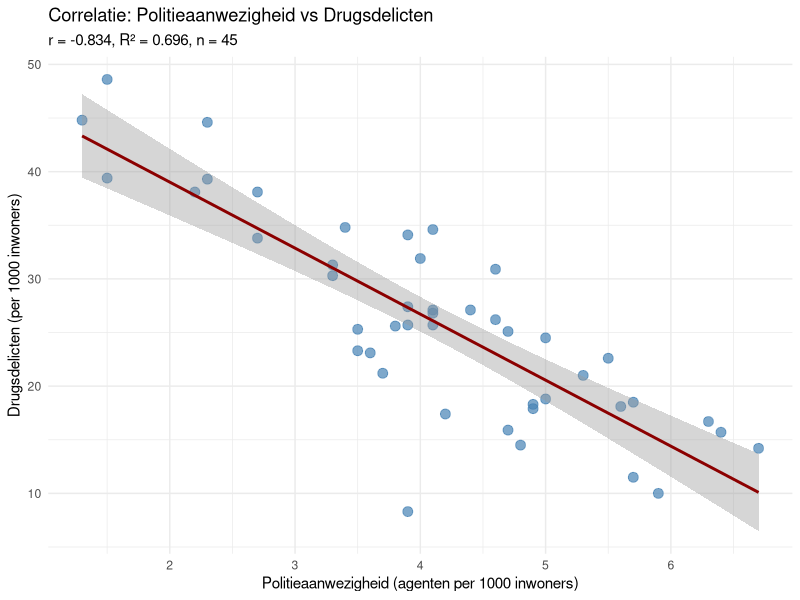
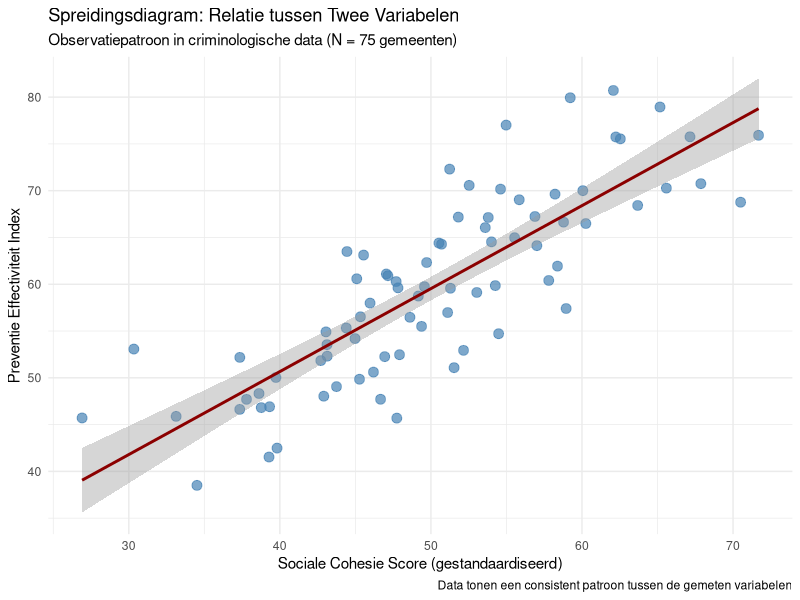
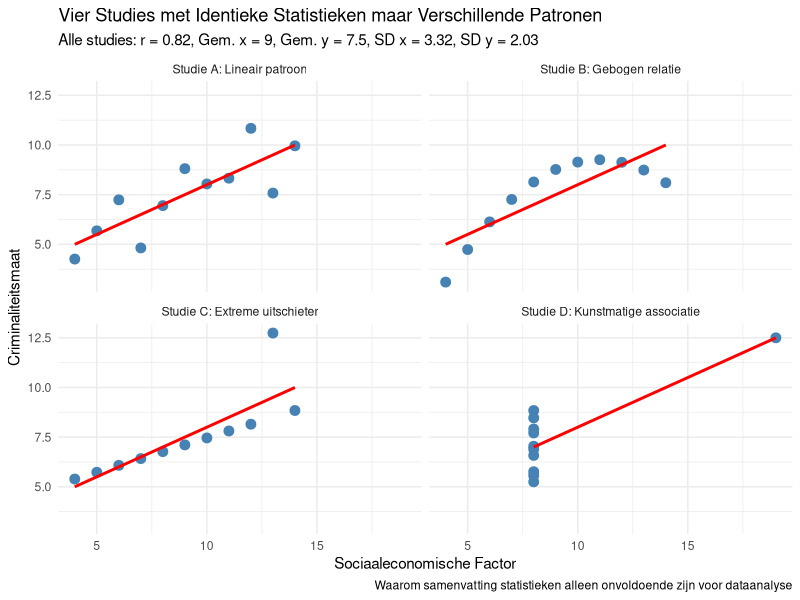
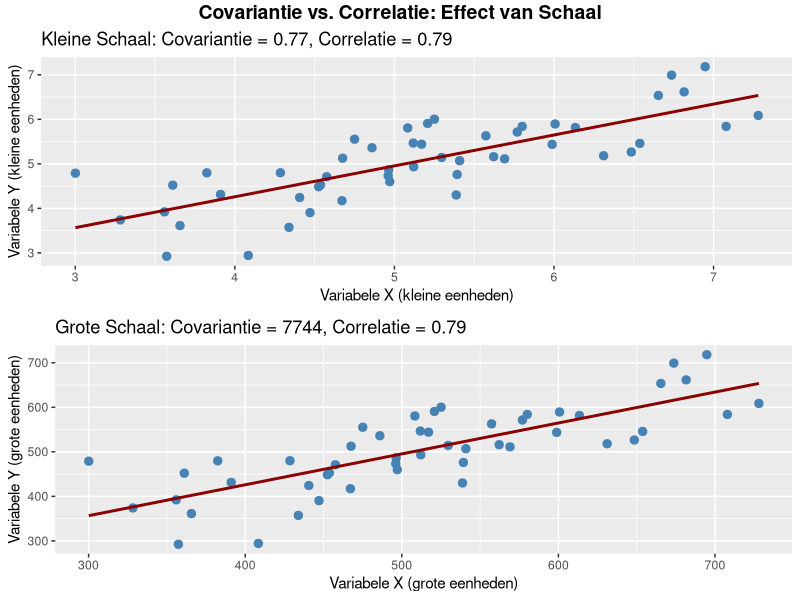
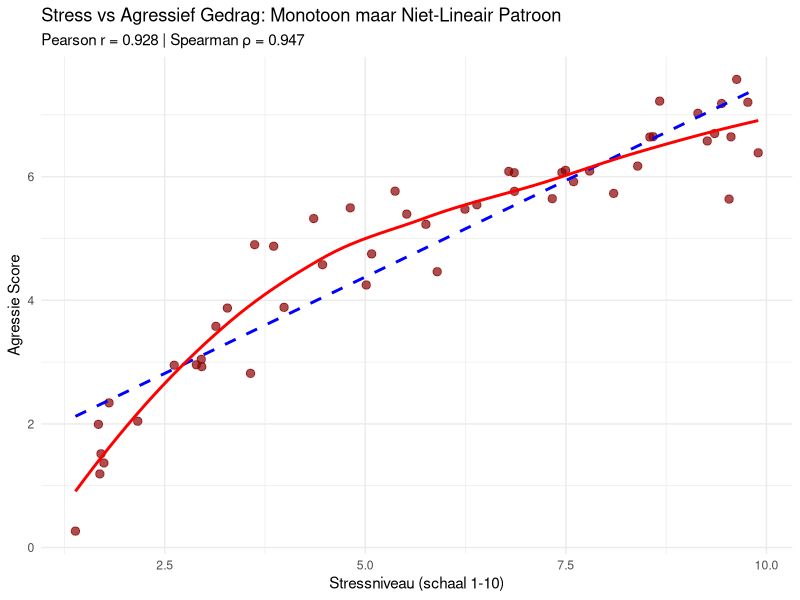
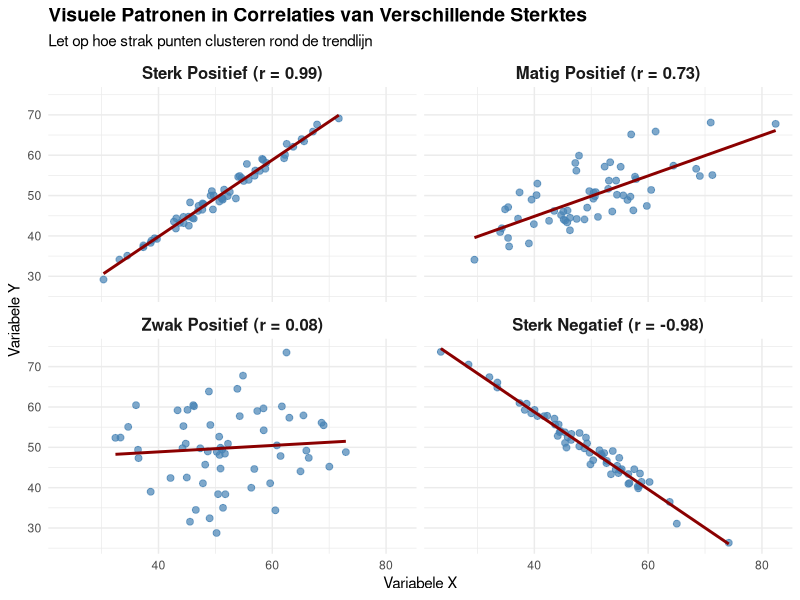
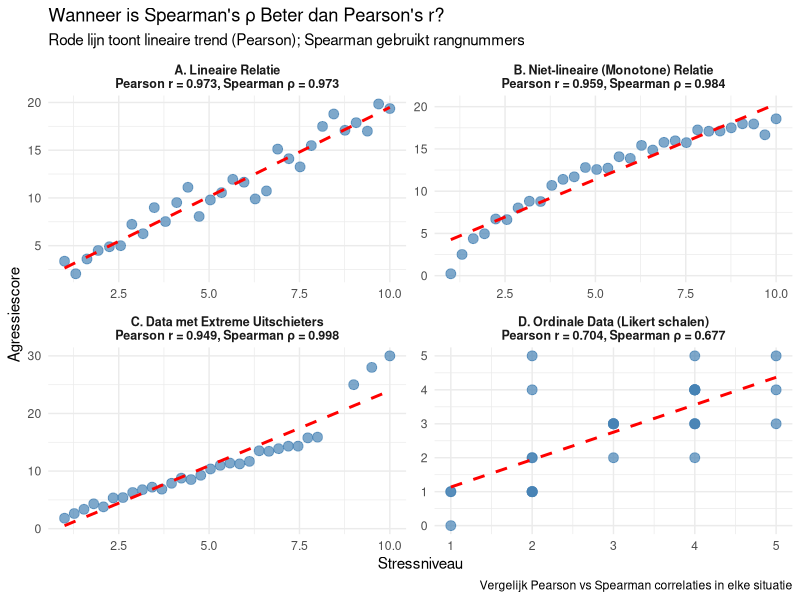
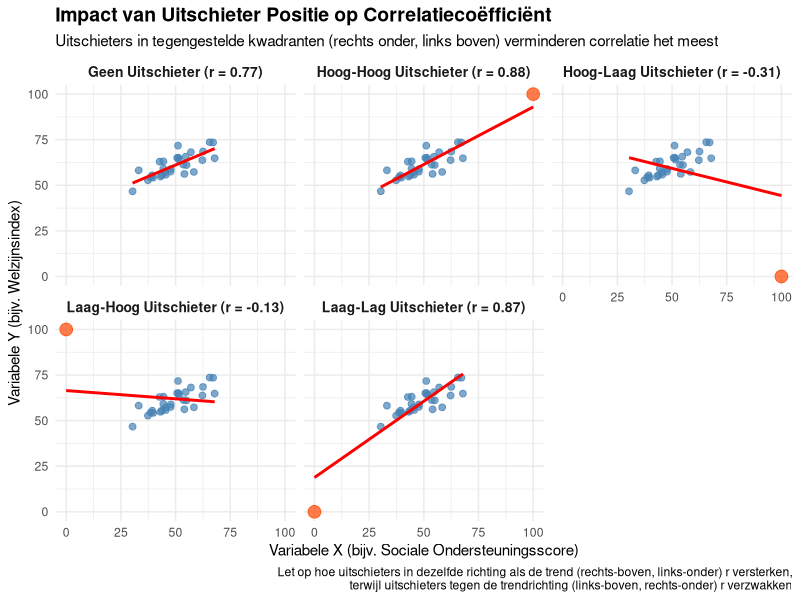

The R source for these figures, in order:
## ---- chunk 1
knitr::opts_chunk$set(echo = FALSE, message = FALSE, warning = FALSE, fig.show = 'asis', results = 'hide', dev = 'png', dpi = 300)
library(knitr)
library(kableExtra)
library(ggplot2)
library(dplyr)
library(flextable)
library(gridExtra)
library(svglite)     # for SVG output
options(knitr.kable.NA = '')

# Set Dutch locale for R outputs (if available)
Sys.setlocale("LC_TIME", "Dutch")
Sys.setlocale("LC_NUMERIC", "Dutch")

# Function to save plots to Dodona directories and images folder
save_dodona_image <- function(plot_obj, question_number, filename = NULL, width = 6, height = 4) {
  if (is.null(filename)) {
    filename_base <- paste0("correlation_plot_", question_number)
  } else {
    filename_base <- tools::file_path_sans_ext(filename)
  }
  
  # Define the path to the appropriate Dodona directory
  question_dirs <- c(
    "3" = "3.3 Correlatie - Belangrijkste maatregelen",
    "8" = "3.8 Correlatie - Interpreteer correlatie", 
    "9" = "3.9 Correlatie - Wat correlatie vertelt",
    "11" = "3.11 Correlatie - Visualisatie belang",
    "12" = "3.12 Correlatie - Covariantie verschillen",
    "14" = "3.14 Correlatie - Pearson vs Spearman",
    "15" = "3.15 Correlatie - Richting en kracht",
    "18" = "3.18 Correlatie - Wanneer welke correlatie",
    "19" = "3.19 Correlatie - Impact uitschieters",
    "21" = "3.21 Correlatie - Correlatie interpretatie",
    "23" = "3.23 Correlatie - Correlatie aannames"
  )
  
  # Save to separate images folder (for backup/reference)
  images_dir <- "images"
  dir.create(images_dir, showWarnings = FALSE)
  
  # Save PNG to images folder
  png_path <- file.path(images_dir, paste0(filename_base, ".png"))
  ggsave(
    filename = png_path,
    plot = plot_obj,
    width = width, height = height, units = "in",
    dpi = 300,
    bg = "white",
    device = "png"
  )
  cat("Saved PNG to images folder:", png_path, "\n")
  
  # Save SVG to Dodona directory (for exercises)
  if (as.character(question_number) %in% names(question_dirs)) {
    dir_name <- question_dirs[as.character(question_number)]
    media_dir <- file.path(dir_name, "description", "media")
    dir.create(media_dir, recursive = TRUE, showWarnings = FALSE)
    
    svg_path <- file.path(media_dir, paste0(filename_base, ".svg"))
    ggsave(
      filename = svg_path,
      plot = plot_obj,
      width = width, height = height, units = "in",
      bg = "white",
      device = svglite::svglite
    )
    cat("Saved SVG for Dodona:", svg_path, "\n")
  }
}

# Function to translate common R statistical terms to Dutch
translate_stats <- function(english_term) {
  translations <- c(
    "Mean" = "Gemiddelde",
    "Standard Deviation" = "Standaardafwijking", 
    "Variance" = "Variantie",
    "Correlation" = "Correlatie",
    "p-value" = "p-waarde",
    "Significant" = "Significant",
    "Not significant" = "Niet significant",
    "Sample size" = "Steekproefomvang"
  )
  return(translations[english_term])
}
## ---- chunk 2
# Maak realistische criminologische data met slechts 2 variabelen
set.seed(42)
n <- 45  # Nederlandse gemeenten

# Genereer gecorreleerde criminaliteitsdata
politie <- round(rnorm(n, mean=4.2, sd=1.1), 1)
drugs <- round(25 + rnorm(n, sd=6) - 2.5*scale(politie)[,1]*3, 1)

# Maak dataframe
crime_data <- data.frame(
  "Politieaanwezigheid" = politie,
  "Drugsdelicten" = drugs
)

# DESCRIPTIVE STATISTICS
cat("=== DESCRIPTIVE STATISTICS ===\n\n")

cat("Politieaanwezigheid (agenten per 1000 inwoners):\n")
cat(paste("  Mean (M):", round(mean(crime_data$Politieaanwezigheid), 2), "\n"))
cat(paste("  Standard Deviation (SD):", round(sd(crime_data$Politieaanwezigheid), 2), "\n"))
cat(paste("  Variance:", round(var(crime_data$Politieaanwezigheid), 2), "\n\n"))

cat("Drugsdelicten (per 1000 inwoners):\n")
cat(paste("  Mean (M):", round(mean(crime_data$Drugsdelicten), 2), "\n"))
cat(paste("  Standard Deviation (SD):", round(sd(crime_data$Drugsdelicten), 2), "\n"))
cat(paste("  Variance:", round(var(crime_data$Drugsdelicten), 2), "\n\n"))

# CORRELATION ANALYSIS
cat("=== CORRELATION ANALYSIS ===\n\n")

# Bereken correlatie
r_value <- round(cor(crime_data$Politieaanwezigheid, crime_data$Drugsdelicten), 3)
r_squared <- round(r_value^2, 3)

# Voer significantietest uit
test_result <- cor.test(crime_data$Politieaanwezigheid, crime_data$Drugsdelicten)
p_value <- round(test_result$p.value, 4)

cat(paste("Correlation coefficient (r):", r_value, "\n"))
cat(paste("Coefficient of determination (R²):", r_squared, "\n"))
cat(paste("Explained variance:", round(r_squared * 100, 1), "%\n"))
cat(paste("Sample size (n):", n, "\n"))
cat(paste("p-value:", p_value, "\n"))

if(p_value < 0.001) {
  cat("Significance: p < .001 ***\n")
} else if(p_value < 0.01) {
  cat("Significance: p < .01 **\n")
} else if(p_value < 0.05) {
  cat("Significance: p < .05 *\n")
} else {
  cat("Significance: not significant (p > .05)\n")
}

# Create visualization for Q3.3
# Build subtitle with UTF-8 superscript 2 (works in PNG/SVG/JPEG)
sub_txt <- sprintf("r = %.3f, R\u00B2 = %.3f, n = %d", r_value, r_squared, n)

p_q3 <- ggplot(crime_data, aes(x = Politieaanwezigheid, y = Drugsdelicten)) +
  geom_point(color = "steelblue", size = 3, alpha = 0.7) +
  geom_smooth(method = "lm", formula = y ~ x, se = TRUE, color = "darkred") +
  labs(
    title = "Correlatie: Politieaanwezigheid vs Drugsdelicten",
    subtitle = sub_txt,
    x = "Politieaanwezigheid (agenten per 1000 inwoners)",
    y = "Drugsdelicten (per 1000 inwoners)"
  ) +
  theme_minimal(base_size = 11) +
  theme(
    panel.background = element_rect(fill = "white", colour = NA),
    plot.background  = element_rect(fill = "white", colour = NA)
  )

# Display and save the plot
print(p_q3)

# Save to Dodona directory as SVG
save_dodona_image(p_q3, 3, width = 6, height = 4)
## ---- chunk 3
# Genereer voorbeeldgegevens voor positieve correlatie van 0,75
set.seed(123)
n <- 80
x <- rnorm(n, 50, 10)
y <- 0.75 * scale(x)[,1] * 10 + rnorm(n, 60, 6)

# Maak data frame
pos_cor_data <- data.frame(
  Variable_X = x,
  Variable_Y = y
)

# Bereken correlatie en R-kwadraat
r_value <- round(cor(x, y), 2)
r_squared <- round(r_value^2 * 100, 1)

# Maak visualisatie
p_q8 <- ggplot(pos_cor_data, aes(x = Variable_X, y = Variable_Y)) +
  geom_point(color = "steelblue", size = 3, alpha = 0.7) +
  geom_smooth(method = "lm", formula = y ~ x, se = TRUE, color = "darkred") +
  labs(
    title = "Spreidingsdiagram: Relatie tussen Twee Variabelen",
    subtitle = "Observatiepatroon in criminologische data (N = 75 gemeenten)",
    x = "Sociale Cohesie Score (gestandaardiseerd)",
    y = "Preventie Effectiviteit Index",
    caption = "Data tonen een consistent patroon tussen de gemeten variabelen"
  ) +
  theme_minimal(base_size = 11) +
  theme(
    panel.background = element_rect(fill = "white", colour = NA),
    plot.background  = element_rect(fill = "white", colour = NA)
  )

# Display the plot
print(p_q8)

# Save to Dodona directory
save_dodona_image(p_q8, 8)
## ---- chunk 4
library(tidyr)
library(dplyr)

# Recreate identical statistics with different patterns
data_x1 <- c(10, 8, 13, 9, 11, 14, 6, 4, 12, 7, 5)
data_y1 <- c(8.04, 6.95, 7.58, 8.81, 8.33, 9.96, 7.24, 4.26, 10.84, 4.82, 5.68)
data_x2 <- c(10, 8, 13, 9, 11, 14, 6, 4, 12, 7, 5)
data_y2 <- c(9.14, 8.14, 8.74, 8.77, 9.26, 8.10, 6.13, 3.10, 9.13, 7.26, 4.74)
data_x3 <- c(10, 8, 13, 9, 11, 14, 6, 4, 12, 7, 5)
data_y3 <- c(7.46, 6.77, 12.74, 7.11, 7.81, 8.84, 6.08, 5.39, 8.15, 6.42, 5.73)
data_x4 <- c(8, 8, 8, 8, 8, 8, 8, 19, 8, 8, 8)
data_y4 <- c(6.58, 5.76, 7.71, 8.84, 8.47, 7.04, 5.25, 12.50, 5.56, 7.91, 6.89)

# Calculate statistics (they're identical for all datasets)
corr <- round(cor(data_x1, data_y1), 2)
mean_x <- round(mean(data_x1), 2)
mean_y <- round(mean(data_y1), 2)
sd_x <- round(sd(data_x1), 2)
sd_y <- round(sd(data_y1), 2)

# Combine the data
data_df <- data.frame(
  x1 = data_x1, y1 = data_y1,
  x2 = data_x2, y2 = data_y2,
  x3 = data_x3, y3 = data_y3,
  x4 = data_x4, y4 = data_y4
)

# Transform to long format for easier plotting
data_long <- data_df %>%
  mutate(id = row_number()) %>%
  gather(key, value, -id) %>%
  separate(key, c("axis", "dataset"), sep = 1) %>%
  spread(axis, value) %>%
  select(dataset, id, x, y)

# Create descriptive names for the datasets
dataset_names <- c(
  "1" = "Studie A: Lineair patroon",
  "2" = "Studie B: Gebogen relatie",
  "3" = "Studie C: Extreme uitschieter",
  "4" = "Studie D: Kunstmatige associatie"
)

# Plot the data
p_q11 <- ggplot(data_long, aes(x = x, y = y)) +
  geom_point(size = 3, color = "steelblue") +
  geom_smooth(method = "lm", se = FALSE, color = "red", formula = y ~ x) +
  facet_wrap(~ dataset, ncol = 2, labeller = labeller(dataset = dataset_names)) +
  labs(
    title = "Vier Studies met Identieke Statistieken maar Verschillende Patronen",
    subtitle = paste0("Alle studies: r = ", corr, ", Gem. x = ", mean_x, 
                      ", Gem. y = ", mean_y, ", SD x = ", sd_x, ", SD y = ", sd_y),
    caption = "Waarom samenvatting statistieken alleen onvoldoende zijn voor dataanalyse",
    x = "Sociaaleconomische Factor",
    y = "Criminaliteitsmaat"
  ) +
  theme_minimal(base_size = 11) +
  theme(
    panel.background = element_rect(fill = "white", colour = NA),
    plot.background  = element_rect(fill = "white", colour = NA)
  )

# Display and save the plot
print(p_q11)

# Save to Dodona directory with larger dimensions for 4-panel plot
save_dodona_image(p_q11, 11, width = 8, height = 6)
## ---- chunk 5
# Genereer twee datasets met dezelfde correlatie maar verschillende schalen
set.seed(456)
n <- 50

# Dataset 1: Kleine schaal variabelen
x1 <- rnorm(n, 5, 1)
y1 <- 0.7 * scale(x1)[,1] * 1 + rnorm(n, 5, 0.6)
cov1 <- round(cov(x1, y1), 2)
cor1 <- round(cor(x1, y1), 2)

# Dataset 2: Grote schaal variabelen
x2 <- x1 * 100  # Zelfde patroon maar 100x schaal
y2 <- y1 * 100  # Zelfde patroon maar 100x schaal
cov2 <- round(cov(x2, y2), 0)
cor2 <- round(cor(x2, y2), 2)

# Maak gecombineerd data frame
kleine_schaal <- data.frame(x = x1, y = y1, dataset = "Kleine Schaal Variabelen")
grote_schaal <- data.frame(x = x2, y = y2, dataset = "Grote Schaal Variabelen (x100)")
alle_data <- rbind(kleine_schaal, grote_schaal)

# Maak vergelijkingstabel
vergelijking <- data.frame(
  Maatstaf = c("Covariantie", "Correlatie"),
  `Kleine_Schaal` = c(paste0(cov1), paste0(cor1)),
  `Grote_Schaal` = c(paste0(cov2), paste0(cor2)),
  Eenheid_Afhankelijkheid = c("Hangt af van eenheden (verandert met schaal)", "Eenheidsvrij (blijft constant)")
)

# Maak visualisatie met twee plots
p1 <- ggplot(kleine_schaal, aes(x = x, y = y)) +
  geom_point(color = "steelblue", size = 2.5) +
  geom_smooth(method = "lm", se = FALSE, color = "darkred", formula = y ~ x) +
  labs(
    title = paste0("Kleine Schaal: Covariantie = ", cov1, ", Correlatie = ", cor1),
    x = "Variabele X (kleine eenheden)",
    y = "Variabele Y (kleine eenheden)"
  )

p2 <- ggplot(grote_schaal, aes(x = x, y = y)) +
  geom_point(color = "steelblue", size = 2.5) +
  geom_smooth(method = "lm", se = FALSE, color = "darkred", formula = y ~ x) +
  labs(
    title = paste0("Grote Schaal: Covariantie = ", cov2, ", Correlatie = ", cor2),
    x = "Variabele X (grote eenheden)",
    y = "Variabele Y (grote eenheden)"
  )

# Combineer plots met gridExtra
library(gridExtra)
p_q12 <- grid.arrange(p1, p2, nrow = 2,
             top = grid::textGrob("Covariantie vs. Correlatie: Effect van Schaal", 
                                  gp = grid::gpar(fontsize = 14, fontface = "bold")))

# Save to Dodona directory
save_dodona_image(p_q12, 12, , width = 8, height = 6)
## ---- chunk 6
# Maak voorbeelddata voor monotoon maar niet-lineair patroon
set.seed(456)
n <- 50

# Genereer monotoon toenemend maar gebogen patroon (logaritmisch)
stress <- runif(n, 1, 10)
agressie <- 3 * log(stress) + rnorm(n, 0, 0.5)

# Bereken beide correlaties
pearson_r <- round(cor(stress, agressie, method = "pearson"), 3)
spearman_rho <- round(cor(stress, agressie, method = "spearman"), 3)

# Maak vergelijkingsplot
library(ggplot2)
data_plot <- data.frame(stress = stress, agressie = agressie)

p_q14 <- ggplot(data_plot, aes(x = stress, y = agressie)) +
  geom_point(color = "darkred", size = 2.5, alpha = 0.7) +
  geom_smooth(method = "lm", se = FALSE, color = "blue", linetype = "dashed", 
              aes(color = "Lineaire lijn (Pearson)")) +
  geom_smooth(method = "loess", se = FALSE, color = "red", linewidth = 1,
              aes(color = "Werkelijke curve")) +
  scale_color_manual(values = c("Lineaire lijn (Pearson)" = "blue", 
                               "Werkelijke curve" = "red")) +
  labs(
    title = "Stress vs Agressief Gedrag: Monotoon maar Niet-Lineair Patroon",
    subtitle = paste0("Pearson r = ", pearson_r, " | Spearman ρ = ", spearman_rho),
    x = "Stressniveau (schaal 1-10)",
    y = "Agressie Score",
    color = "Trendlijn Type"
  ) +
  theme_minimal(base_size = 11) +
  theme(
    panel.background = element_rect(fill = "white", colour = NA),
    plot.background  = element_rect(fill = "white", colour = NA),
    legend.position = "bottom"
  )

print(p_q14)
save_dodona_image(p_q14, 14)
## ---- chunk 7
# Maak vier datasets met verschillende correlatiepatronen
set.seed(123)
n <- 60

# Maak data met verschillende correlatiesterktes
maak_data <- function(sterkte, richting="positief") {
  x <- rnorm(n, 50, 10)
  
  if(richting == "positief") {
    factor <- sterkte
  } else {
    factor <- -sterkte
  }
  
  ruis <- (1-abs(sterkte)) * 10
  y <- factor * scale(x)[,1] * 10 + rnorm(n, 50, ruis)
  
  if(sterkte == 0) {
    y <- rnorm(n, 50, 10)  # Geen relatie
  }
  
  return(data.frame(x=x, y=y))
}

# Genereer vier datasets
sterk_pos <- maak_data(0.85, "positief")
matig_pos <- maak_data(0.45, "positief")
zwak_pos <- maak_data(0.15, "positief")
sterk_neg <- maak_data(0.85, "negatief")

# Bereken werkelijke correlaties
cor_sterk_pos <- round(cor(sterk_pos$x, sterk_pos$y), 2)
cor_matig_pos <- round(cor(matig_pos$x, matig_pos$y), 2)
cor_zwak_pos <- round(cor(zwak_pos$x, zwak_pos$y), 2)
cor_sterk_neg <- round(cor(sterk_neg$x, sterk_neg$y), 2)

# Combineer datasets met labels
sterk_pos$sterkte <- paste0("Sterk Positief (r = ", cor_sterk_pos, ")")
matig_pos$sterkte <- paste0("Matig Positief (r = ", cor_matig_pos, ")")
zwak_pos$sterkte <- paste0("Zwak Positief (r = ", cor_zwak_pos, ")")
sterk_neg$sterkte <- paste0("Sterk Negatief (r = ", cor_sterk_neg, ")")

# Combineer alle datasets
alle_data <- rbind(
  transform(sterk_pos, sterkte_orde = 1),
  transform(matig_pos, sterkte_orde = 2),
  transform(zwak_pos, sterkte_orde = 3),
  transform(sterk_neg, sterkte_orde = 4)
)

# Converteer naar factor met specifieke volgorde
alle_data$sterkte <- factor(alle_data$sterkte, 
                           levels = c(paste0("Sterk Positief (r = ", cor_sterk_pos, ")"),
                                      paste0("Matig Positief (r = ", cor_matig_pos, ")"),
                                      paste0("Zwak Positief (r = ", cor_zwak_pos, ")"),
                                      paste0("Sterk Negatief (r = ", cor_sterk_neg, ")")))

# Maak visualisatie
p_q15 <- ggplot(alle_data, aes(x = x, y = y)) +
  geom_point(color = "steelblue", size = 2, alpha = 0.7) +
  geom_smooth(method = "lm", se = FALSE, color = "darkred", formula = y ~ x) +
  facet_wrap(~ sterkte, ncol = 2) +
  labs(
    title = "Visuele Patronen in Correlaties van Verschillende Sterktes",
    subtitle = "Let op hoe strak punten clusteren rond de trendlijn",
    x = "Variabele X",
    y = "Variabele Y"
  ) +
  theme_minimal(base_size = 11) +
  theme(
    strip.text = element_text(size = 12, face = "bold"),
    plot.title = element_text(size = 14, face = "bold")
  )

print(p_q15)
save_dodona_image(p_q15, 15, width = 10, height = 8)
## ---- chunk 8
# Genereer verschillende datasets
set.seed(42)
n <- 30

# Dataset 1: Lineaire relatie (Pearson geschikt)
stress_niveau_1 <- seq(1, 10, length.out = n)
agressie_score_1 <- 2 * stress_niveau_1 + rnorm(n, 0, 1)

# Dataset 2: Niet-lineaire maar monotone relatie (Spearman beter)
stress_niveau_2 <- seq(1, 10, length.out = n)
agressie_score_2 <- log(stress_niveau_2) * 8 + rnorm(n, 0, 0.5)

# Dataset 3: Data met uitschieters (Spearman robuuster)
stress_niveau_3 <- c(seq(1, 8, length.out = n-3), 9, 9.5, 10)
agressie_score_3 <- c(stress_niveau_3[1:(n-3)] * 2 + rnorm(n-3, 0, 0.5), 25, 28, 30)  # Extreme uitschieters

# Dataset 4: Ordinale data (Spearman geschikt)
stress_niveau_4 <- round(runif(n, 1, 5))  # Likert schaal 1-5
agressie_score_4 <- round(stress_niveau_4 + rnorm(n, 0, 1))  # Ook ordinaal

# Bereken correlaties voor elke dataset
pearson_1 <- round(cor(stress_niveau_1, agressie_score_1, method = "pearson"), 3)
spearman_1 <- round(cor(stress_niveau_1, agressie_score_1, method = "spearman"), 3)

pearson_2 <- round(cor(stress_niveau_2, agressie_score_2, method = "pearson"), 3)
spearman_2 <- round(cor(stress_niveau_2, agressie_score_2, method = "spearman"), 3)

pearson_3 <- round(cor(stress_niveau_3, agressie_score_3, method = "pearson"), 3)
spearman_3 <- round(cor(stress_niveau_3, agressie_score_3, method = "spearman"), 3)

pearson_4 <- round(cor(stress_niveau_4, agressie_score_4, method = "pearson"), 3)
spearman_4 <- round(cor(stress_niveau_4, agressie_score_4, method = "spearman"), 3)

# Maak data frames
data1 <- data.frame(x = stress_niveau_1, y = agressie_score_1, 
                    type = paste0("A. Lineaire Relatie\nPearson r = ", pearson_1, ", Spearman ρ = ", spearman_1))
data2 <- data.frame(x = stress_niveau_2, y = agressie_score_2, 
                    type = paste0("B. Niet-lineaire (Monotone) Relatie\nPearson r = ", pearson_2, ", Spearman ρ = ", spearman_2))
data3 <- data.frame(x = stress_niveau_3, y = agressie_score_3, 
                    type = paste0("C. Data met Extreme Uitschieters\nPearson r = ", pearson_3, ", Spearman ρ = ", spearman_3))
data4 <- data.frame(x = stress_niveau_4, y = agressie_score_4, 
                    type = paste0("D. Ordinale Data (Likert schalen)\nPearson r = ", pearson_4, ", Spearman ρ = ", spearman_4))

# Combineer alle data
all_data <- rbind(data1, data2, data3, data4)

# Maak plots
p_q18 <- ggplot(all_data, aes(x = x, y = y)) +
  geom_point(size = 3, color = "steelblue", alpha = 0.7) +
  geom_smooth(method = "lm", se = FALSE, color = "red", linetype = "dashed", formula = y ~ x) +
  facet_wrap(~ type, scales = "free", ncol = 2) +
  labs(
    title = "Wanneer is Spearman's ρ Beter dan Pearson's r?",
    subtitle = "Rode lijn toont lineaire trend (Pearson); Spearman gebruikt rangnummers",
    x = "Stressniveau",
    y = "Agressiescore",
    caption = "Vergelijk Pearson vs Spearman correlaties in elke situatie"
  ) +
  theme_minimal(base_size = 11) +
  theme(strip.text = element_text(size = 9, face = "bold"))

print(p_q18)
save_dodona_image(p_q18, 18, width = 8, height = 6)
## ---- chunk 9
# Maak basisdata met positieve correlatie
set.seed(123)
n <- 30
x_basis <- rnorm(n, 50, 10)
y_basis <- 0.7 * scale(x_basis)[,1] * 8 + rnorm(n, 60, 5)

# Maak datasets met verschillende uitschieters
x_uitschieter1 <- c(x_basis, 100)  # hoog-hoog (rechts boven)
y_uitschieter1 <- c(y_basis, 100)

x_uitschieter2 <- c(x_basis, 0)    # laag-laag (links onder)
y_uitschieter2 <- c(y_basis, 0)

x_uitschieter3 <- c(x_basis, 100)  # hoog-laag (rechts onder)
y_uitschieter3 <- c(y_basis, 0)

x_uitschieter4 <- c(x_basis, 0)    # laag-hoog (links boven)
y_uitschieter4 <- c(y_basis, 100)

# Bereken correlaties
cor1 <- round(cor(x_uitschieter1, y_uitschieter1), 2)
cor2 <- round(cor(x_uitschieter2, y_uitschieter2), 2)
cor3 <- round(cor(x_uitschieter3, y_uitschieter3), 2)
cor4 <- round(cor(x_uitschieter4, y_uitschieter4), 2)
cor_basis <- round(cor(x_basis, y_basis), 2)

# Combineer in één dataframe voor plotten
uitschieter_data <- data.frame(
  dataset = rep(c("Geen Uitschieter", "Hoog-Hoog Uitschieter", 
                 "Laag-Laag Uitschieter", "Hoog-Laag Uitschieter", 
                 "Laag-Hoog Uitschieter"), each=n+1),
  x = c(x_basis, NA, x_uitschieter1, x_uitschieter2, x_uitschieter3, x_uitschieter4),
  y = c(y_basis, NA, y_uitschieter1, y_uitschieter2, y_uitschieter3, y_uitschieter4),
  uitschieter = c(rep(FALSE, n), TRUE, rep(c(rep(FALSE, n), TRUE), 4))
)

# Verwijder de NA rij
uitschieter_data <- uitschieter_data[!is.na(uitschieter_data$x),]

# Voeg correlatie informatie toe
dataset_labels <- c(
  "Geen Uitschieter" = paste0("Geen Uitschieter (r = ", cor_basis, ")"),
  "Hoog-Hoog Uitschieter" = paste0("Hoog-Hoog Uitschieter (r = ", cor1, ")"),
  "Laag-Laag Uitschieter" = paste0("Laag-Lag Uitschieter (r = ", cor2, ")"),
  "Hoog-Laag Uitschieter" = paste0("Hoog-Laag Uitschieter (r = ", cor3, ")"),
  "Laag-Hoog Uitschieter" = paste0("Laag-Hoog Uitschieter (r = ", cor4, ")")
)

# Maak de visualisatie
p_q19 <- ggplot(uitschieter_data, aes(x = x, y = y, color = uitschieter)) +
  geom_point(size = ifelse(uitschieter_data$uitschieter, 4, 2), alpha = 0.7) +
  geom_smooth(method = "lm", se = FALSE, color = "red", 
              aes(group = dataset), formula = y ~ x) +
  scale_color_manual(values = c("steelblue", "orangered")) +
  facet_wrap(~ dataset, ncol = 3, labeller = labeller(dataset = dataset_labels)) +
  labs(
    title = "Impact van Uitschieter Positie op Correlatiecoëfficiënt",
    subtitle = "Uitschieters in tegengestelde kwadranten (rechts onder, links boven) verminderen correlatie het meest",
    caption = "Let op hoe uitschieters in dezelfde richting als de trend (rechts-boven, links-onder) r versterken,\nterwijl uitschieters tegen de trendrichting (links-boven, rechts-onder) r verzwakken",
    x = "Variabele X (bijv. Sociale Ondersteuningsscore)",
    y = "Variabele Y (bijv. Welzijnsindex)"
  ) +
  theme_minimal(base_size = 11) +
  theme(
    legend.position = "none",
    plot.title = element_text(size = 14, face = "bold"),
    plot.subtitle = element_text(size = 11),
    strip.text = element_text(size = 10, face = "bold")
  )

print(p_q19)
save_dodona_image(p_q19, 19, width = 10, height = 7)
## ---- chunk 10
# Genereer voorbeelddata die r = 0,40 produceert
set.seed(123)
n <- 100

# Genereer data met gewenste correlatie van 0.40
library(MASS)
mu <- c(0, 0)
sigma <- matrix(c(1, 0.40, 0.40, 1), 2)
data_matrix <- mvrnorm(n, mu, sigma)

# Transformeer naar meaningful scales
ses_score <- data_matrix[,1] * 2 + 5  # SES score roughly 1-9
crime_rate <- data_matrix[,2] * 3 + 15  # Crime rate, positive correlation

# Bereken finale correlatie
final_r <- round(cor(ses_score, crime_rate), 2)

# Bereken verklaarde variantie
r_squared <- round(final_r^2, 3)
explained_var_percent <- round(r_squared * 100, 1)

# Maak data frame
plot_data <- data.frame(
  SES = ses_score,
  Crime = crime_rate
)

# Maak spreidingsdiagram
p_q21 <- ggplot(plot_data, aes(x = SES, y = Crime)) +
  geom_point(size = 3, color = "steelblue", alpha = 0.7) +
  geom_smooth(method = "lm", se = TRUE, color = "red", formula = y ~ x) +
  labs(
    title = paste0("Correlatie tussen SES en Criminaliteit (r = ", final_r, ")"),
    subtitle = paste0("R² = ", r_squared, " (", explained_var_percent, "% van variantie verklaard)"),
    x = "Sociaaleconomische Status Score",
    y = "Criminaliteitscijfer"
  ) +
  theme_minimal(base_size = 11) +
  theme(plot.title = element_text(size = 14, face = "bold"))

print(p_q21)
save_dodona_image(p_q21, 21)
## ---- chunk 11
# Genereer data om verschillende veronderstellingen te demonstreren
set.seed(123)
n <- 50

# Dataset 1: Voldoet aan alle aannames (ideaal)
x1 <- rnorm(n, 50, 10)
y1 <- 20 + 0.6*x1 + rnorm(n, 0, 5)
data1 <- data.frame(x = x1, y = y1, type = "A. Ideaal: Lineair, Normaal, Geen Uitschieters")

# Dataset 2: Niet-lineaire relatie (schending lineariteit)
x2 <- seq(10, 90, length.out = n)
y2 <- 0.01*x2^2 + rnorm(n, 0, 8)
data2 <- data.frame(x = x2, y = y2, type = "B. Schending: Niet-lineaire Relatie")

# Dataset 3: Extreme uitschieters (schending normaliteit/robuustheid)
x3 <- rnorm(n-2, 50, 10)
y3 <- 20 + 0.6*x3 + rnorm(n-2, 0, 5)
x3 <- c(x3, 80, 20)  # Voeg uitschieters toe
y3 <- c(y3, 20, 80)  # Extreme afwijkende punten
data3 <- data.frame(x = x3, y = y3, type = "C. Schending: Extreme Uitschieters Aanwezig")

# Dataset 4: Heteroscedasticiteit (ongelijke variantie)
x4 <- seq(10, 90, length.out = n)
y4 <- 20 + 0.6*x4 + rnorm(n, 0, x4/10)  # Variantie neemt toe met x
data4 <- data.frame(x = x4, y = y4, type = "D. Schending: Ongelijke Variantie (Heteroscedasticiteit)")

# Combineer alle datasets
all_data <- rbind(data1, data2, data3, data4)

# Bereken correlaties voor elke dataset
cor1 <- round(cor(x1, y1), 3)
cor2 <- round(cor(x2, y2), 3)
cor3 <- round(cor(x3, y3), 3)
cor4 <- round(cor(x4, y4), 3)

# Update labels met correlaties
all_data$type <- factor(all_data$type, levels = unique(all_data$type))
levels(all_data$type) <- c(
  paste0("A. Ideaal: r = ", cor1),
  paste0("B. Niet-lineair: r = ", cor2, " (misleidend)"),
  paste0("C. Uitschieters: r = ", cor3, " (beïnvloed)"),
  paste0("D. Ongelijke var.: r = ", cor4, " (onbetrouwbaar)")
)

# Maak plots
p_q23 <- ggplot(all_data, aes(x = x, y = y)) +
  geom_point(size = 2.5, color = "steelblue", alpha = 0.7) +
  geom_smooth(method = "lm", se = FALSE, color = "red", formula = y ~ x) +
  facet_wrap(~ type, scales = "free", ncol = 2) +
  labs(
    title = "Veronderstellingen van Pearson's Correlatie",
    subtitle = "Hoe schendingen van aannames de resultaten beïnvloeden",
    x = "X Variabele",
    y = "Y Variabele",
    caption = "Rode lijn toont lineaire trend die Pearson gebruikt"
  ) +
  theme_minimal(base_size = 11) +
  theme(strip.text = element_text(size = 10, face = "bold"))

print(p_q23)
save_dodona_image(p_q23, 23, width = 8, height = 6)
